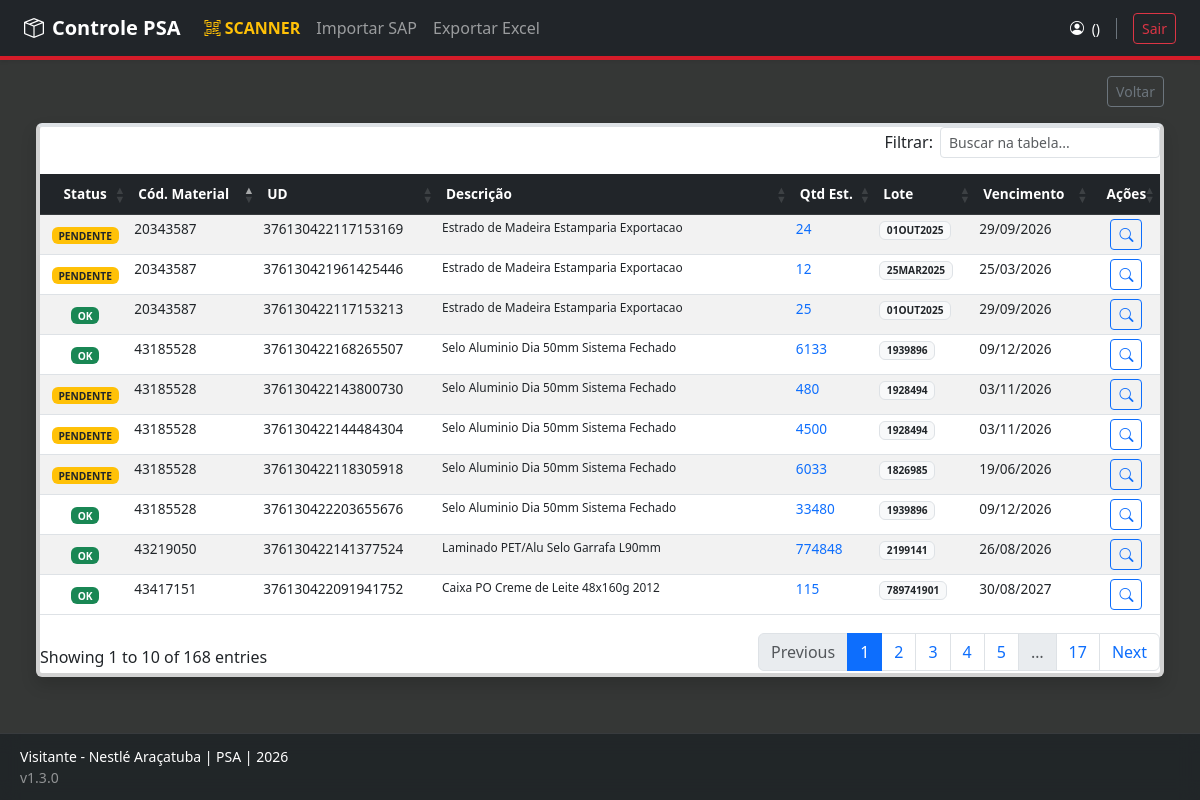
Before: /reports/lista/encontrados with the older database file.
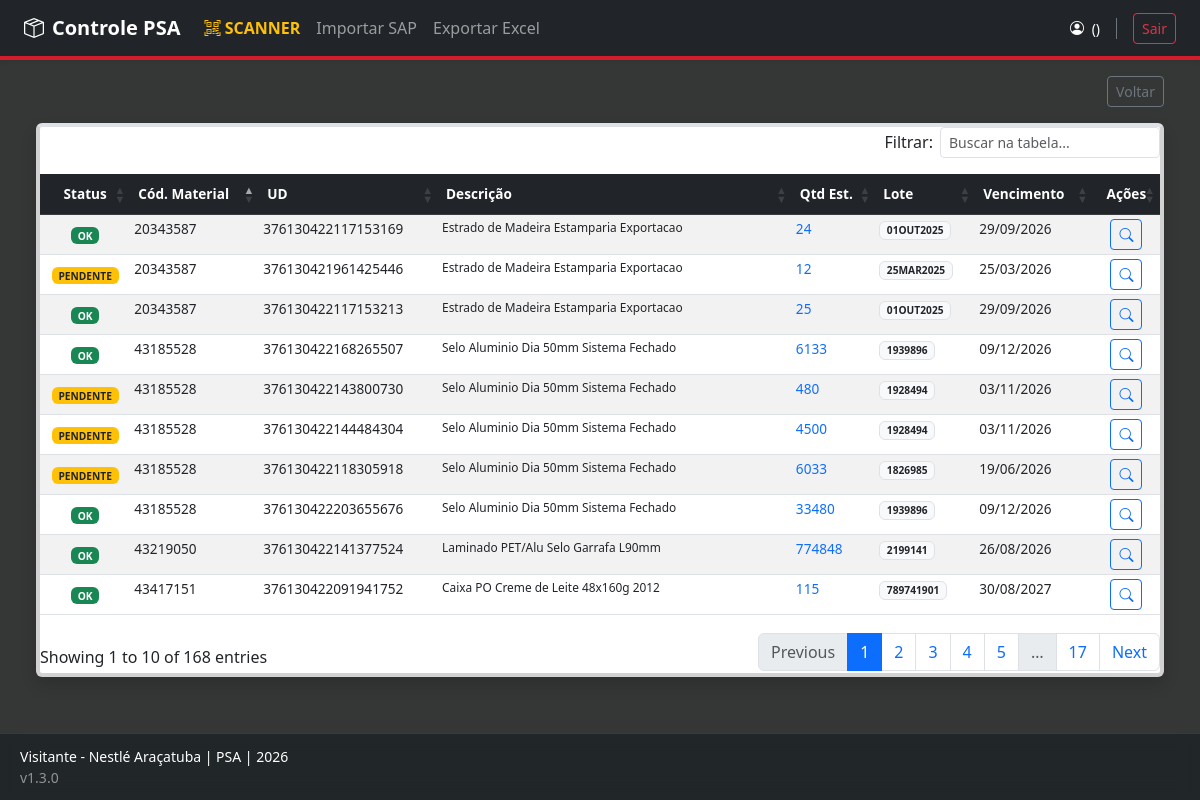
After: the same page with the newer database file.
### app/models/material.py (models this page shows)
class MaterialPSA(db.Model):
    __tablename__ = 'material_psa'
    id = db.Column(db.Integer, primary_key=True)
    unidade_deposito = db.Column(db.String(50), unique=True, nullable=False) # UD
    cod_material = db.Column(db.String(50), nullable=False)
    desc_material = db.Column(db.String(200))
    lote = db.Column(db.String(50))
    posicao_deposito = db.Column(db.String(50))
    tipo_deposito = db.Column(db.String(20)) # PSA, Depósito Fixo, etc.
    quantidade_estoque = db.Column(db.Float, default=0.0)
    unidade_medida = db.Column(db.String(10)) # PC, KG, UN
    data_vencimento = db.Column(db.Date)
    data_ultimo_mov = db.Column(db.Date)
    data_importacao = db.Column(db.DateTime, default=datetime.utcnow)
    conferido = db.Column(db.Boolean, default=False)
    data_conferencia = db.Column(db.DateTime)
    conferente_sap = db.Column(db.String(20)) # Removi a FK temporariamente para evitar erro se a tabela usuarios não existir
    possui_divergencia = db.Column(db.Boolean, default=False)
    observacao_conferente = db.Column(db.Text)
    def to_dict(self):
        return {
            "id": self.id,
            "ud": self.unidade_deposito,
            "material": self.cod_material,
            "descricao": self.desc_material,
            "lote": self.lote or "S/L",
            "posicao": self.posicao_deposito or "S/P",
            "tipdep": self.tipo_deposito,
            "qtd": f"{self.quantidade_estoque:.0f}",
            "unidade": self.unidade_medida,
            "vencimento": self.data_vencimento.strftime('%d/%m/%Y') if self.data_vencimento else "S/V",
            "ult_mov": self.data_ultimo_mov.strftime('%d/%m/%Y') if self.data_ultimo_mov else "---",
            "status": "CONFERIDO" if self.conferido else "PENDENTE",
            "alerta_risco": self.possui_divergencia,
            "observacao": self.observacao_conferente or ""
        }

### app/routes/reports.py (the view)
@bp.route('/lista/<tipo>')
def lista_materiais(tipo):
    data_filtro = request.args.get('data_filtro')
    if tipo == 'pendentes':
        query = MaterialPSA.query.filter_by(conferido=False)
    elif tipo == 'conferidos':
        query = MaterialPSA.query.filter_by(conferido=True)
    else:
        query = MaterialPSA.query
    if data_filtro and data_filtro != 'None':
        materiais = [m for m in query.all() if m.data_importacao.strftime('%d/%m/%Y') == data_filtro]
    else:
        materiais = query.all()
    return render_template('reports/lista.html', materiais=materiais, tipo=tipo, data_atual=data_filtro)

### run.py (called while the page is built, shortened)
@app.context_processor
def inject_global_metrics():
    if not current_user.is_authenticated or request.endpoint in ['login', 'registrar']:
        return {}

### app/templates/reports/lista.html (shortened to what this page needs)
{% extends "base.html" %}
{% block content %}
<div class="container-fluid">
    <div class="d-flex justify-content-between align-items-center mb-3 no-print">
        <div>
            <a href="{{ url_for('main.dashboard') }}" class="btn btn-sm btn-outline-secondary">Voltar</a>
        </div>
    </div>
    <div class="card shadow border-top border-4 border-{{ cor }}">
        <div class="card-body p-0">
            <div class="table-responsive" style="max-height: 70vh; overflow-y: auto;">
               <table class="table table-striped table-hover table-sm mb-0 text-nowrap tabela-dinamica">
                    <thead class="table-dark sticky-top">
                        <tr>
                            <th class="text-center">Status</th>
                            <th>Cód. Material</th>
                            <th>UD</th>
                            <th>Descrição</th>
                            <th>Qtd Est.</th>
                            <th>Lote</th>
                            <th>Vencimento</th>
                            <th class="text-center">Ações</th>
                        </tr>
                    </thead>
                    <tbody>
                        {% for m in materiais %}
                        <tr>
                            <td class="text-center align-middle">
                                {% if m.conferido %}
                                    <span class="badge bg-success">OK</span>
                                {% else %}
                                    <span class="badge bg-warning text-dark">PENDENTE</span>
                                {% endif %}
                            </td>
                            <td>{{ m.cod_material }}</td>
                            <td class="text-ud-font">{{ m.unidade_deposito }}</td>
                            <td class="small">{{ m.desc_material or m.cod_material }}</td>
                            <td class="text-primary text-ud-font">{{ m.quantidade_estoque|int }}</td>
                            <td><span class="badge bg-light text-dark border">{{ m.lote or 'S/L' }}</span></td>
                            <td class="{% if m.data_vencimento and m.data_vencimento < now.date() %}text-danger text-ud-font{% endif %}">
                                {{ m.data_vencimento.strftime('%d/%m/%Y') if m.data_vencimento else 'S/V' }}
                            </td>
                            <td class="text-center">
                                <button class="btn btn-outline-primary btn-sm" onclick='abrirDetalhes({{ m.to_dict() | tojson | safe }})'>
                                    <i class="bi bi-search"></i>
                                </button>
                            </td>
                        </tr>
                        {% endfor %}
                    </tbody>
                </table>
            </div>
        </div>
    </div>
</div>
{% endblock %}

Changed rows visible on the page:
changed MaterialPSA (number 1 of 10 on the later page): conferido "PENDENTE" → "OK"
